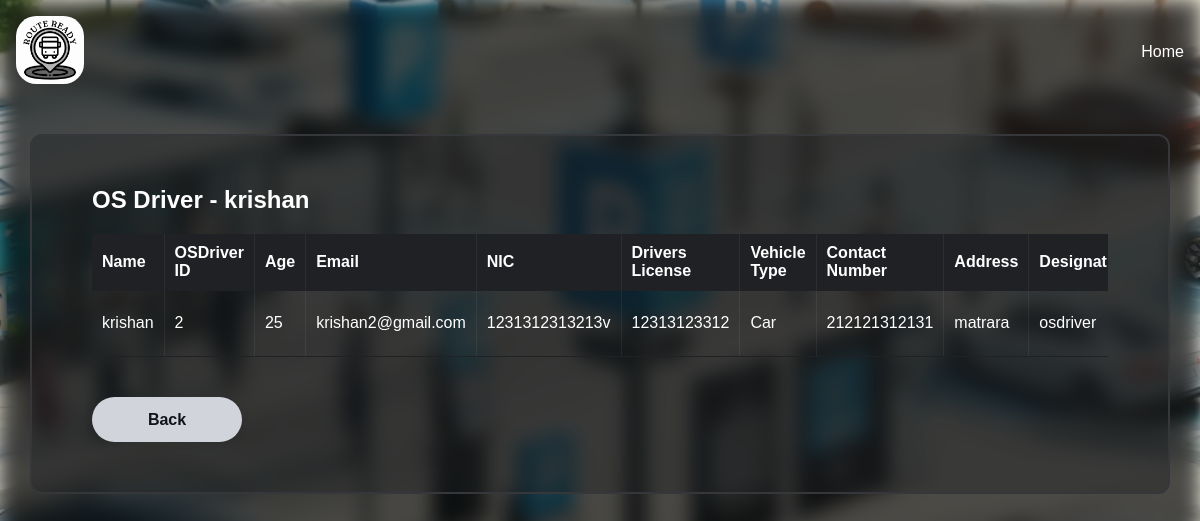
The page /hrmanagers/moreOSDriver/35 (signed in) on the database its author committed.
### tables this page shows
CREATE TABLE `users` (
  `id` int(11) NOT NULL,
  `emp_id` varchar(200) NOT NULL,
  `name` varchar(255) NOT NULL,
  `company_name` varchar(100) NOT NULL,
  `contact_num` varchar(255) NOT NULL,
  `address` varchar(255) NOT NULL,
  `designation` varchar(255) NOT NULL,
  `date` datetime NOT NULL DEFAULT current_timestamp(),
  `email` varchar(255) NOT NULL,
  `password` varchar(255) NOT NULL,
  `status` varchar(200) NOT NULL
);

CREATE TABLE `outsourcedrivers` (
  `id` int(11) NOT NULL,
  `odriver_id` int(11) NOT NULL,
  `name` text NOT NULL,
  `age` int(11) NOT NULL,
  `email` varchar(100) NOT NULL,
  `nic_number` varchar(100) NOT NULL,
  `contact_num` int(11) NOT NULL,
  `address` varchar(100) NOT NULL,
  `vehicle_type` varchar(100) NOT NULL,
  `driver_license` varchar(100) NOT NULL,
  `years_of_experience` int(11) NOT NULL,
  `vehicle_number` varchar(100) NOT NULL,
  `vehicle_name` varchar(100) NOT NULL,
  `vehicle_year` int(11) NOT NULL,
  `model` varchar(100) NOT NULL,
  `r_year` int(11) NOT NULL,
  `vin` varchar(100) NOT NULL,
  `insu_pro` varchar(100) NOT NULL,
  `insu_pr` varchar(100) NOT NULL,
  `capacity` int(11) NOT NULL,
  `created_at` datetime NOT NULL DEFAULT current_timestamp()
);

### app/controllers/Hrmanagers.php (called while the page is built, shortened)
<?php
class Hrmanagers extends Controller
{
  private $userModel;
  public function __construct()
  {
    $this->userModel = $this->model('User');
  }
  public function moreOSDriver($id)
  {
    $driver = $this->userModel->getDriverById($id);
    $osdriver = $this->userModel->getOSDriverById($id);
    $data = [
      'driver' => $driver,
      'osdriver' => $osdriver
    ];
    $this->view('pages/hrmanager/view_osdrivers_more', $data);
  }
}

### app/libraries/Core.php (called while the page is built, shortened)
<?php
  class Core {
    protected $currentMethod = 'index';
    public function __construct(){
      $url = $this->getUrl();
      if(!empty($url) && file_exists('../app/controllers/' . ucwords($url[0]). '.php')){
        unset($url[0]);
      }
      $this->currentController = new $this->currentController;
      if(isset($url[1])){
        if(method_exists($this->currentController, $url[1])){
          $this->currentMethod = $url[1];
          unset($url[1]);
        }
      }
      $this->params = !empty($url) ? array_values($url) : [];
      call_user_func_array([$this->currentController, $this->currentMethod], $this->params);
    }
    public function getUrl(){
      if(isset($_GET['url'])){
        $url = rtrim($_GET['url'], '/');
        $url = filter_var($url, FILTER_SANITIZE_URL);
        $url = explode('/', $url);
        return $url;
      } else {
        return [];
      }
    }
  }

### public/index.php (called while the page is built, shortened)
<?php
  $init = new Core;

### app/libraries/Database.php (called while the page is built, shortened)
<?php
class Database{
    private $host = DB_HOST;
    private $user = DB_USER;
    private $pass = DB_PASS;
    private $dbname = DB_NAME;
    private $dbh;
    private $stmt;
    public function __construct(){
        $dsn = 'mysql:host=' . $this->host . ';dbname=' . $this->dbname;
        $options = array(
            PDO::ATTR_PERSISTENT => true,
            PDO::ATTR_ERRMODE => PDO::ERRMODE_EXCEPTION
        );
        try {
            $this->dbh = new PDO($dsn, $this->user, $this->pass, $options);
        } catch(PDOException $e){
            $this->error = $e->getMessage();
            echo $this->error;
        }
    }
    public function query($sql){
        $this->stmt = $this->dbh->prepare($sql);
    }
    public function bind($param, $value, $type = null){
        if(is_null($type)){
            switch(true){
                default:
                    $type = PDO::PARAM_STR;
            }
        }
        $this->stmt->bindValue($param, $value, $type);
    }
    public function execute(){
        return $this->stmt->execute();
    }
    public function single(){
        $this->execute();
        return $this->stmt->fetch(PDO::FETCH_OBJ);
    }
}

### app/models/User.php (called while the page is built, shortened)
<?php
class User
{
    private $db;
    public function __construct()
    {
        $this->db = new Database;
    }
    public function getDriverById($id)
    {
        $this->db->query('SELECT * FROM users WHERE id = :id');
        $this->db->bind(':id', $id);
        $row = $this->db->single();
        return $row;
    }
    public function getOSDriverById($id)
    {
        $this->db->query('SELECT * FROM outsourcedrivers WHERE odriver_id = :id');
        $this->db->bind(':id', $id);
        $row = $this->db->single();
        return $row;
    }
}

### app/views/pages/hrmanager/view_osdrivers_more.php (the view, shortened to what this page needs)
<!DOCTYPE html>
<html lang="en">
<head>
</head>
<body>
    <div class="container">
        <nav>
            <div class="nav__logo">
                <a href="<?php echo URLROOT; ?>"><img src="<?php echo URLROOT; ?>/img/logo.jpg" alt="logo" /></a>
            </div>
            <div class="nav__links">
                <p class="link"><a href="<?php echo URLROOT; ?>/pages/home">Home</a></p>
            </div>
        </nav>
        <div class="wrapper">
            <div class="container2">
                <h2>OS Driver -
                    <?php if (!empty($data['driver'])): ?>
                        <?php echo $data['driver']->name; ?>
                    <?php endif; ?>
                </h2>
                <div class="table-container">
                    <table>
                        <thead>
                            <tr>
                                <th>Name</th>
                                <th>OSDriver ID</th>
                                <th>Age</th>
                                <th>Email</th>
                                <th>NIC</th>
                                <th>Drivers License</th>
                                <th>Vehicle Type</th>
                                <th>Contact Number</th>
                                <th>Address</th>
                                <th>Designation</th>
                            </tr>
                        </thead>
                        <tbody>
                            <?php if (!empty($data['driver']) && !empty($data['osdriver'])): ?>
                                <tr>
                                    <td><?php echo $data['driver']->name; ?></td>
                                    <td><?php echo $data['osdriver']->id; ?></td>
                                    <td><?php echo $data['osdriver']->age; ?></td>
                                    <td><?php echo $data['driver']->email; ?></td>
                                    <td><?php echo $data['osdriver']->nic_number; ?></td>
                                    <td><?php echo $data['osdriver']->driver_license; ?></td>
                                    <td><?php echo $data['osdriver']->vehicle_type; ?></td>
                                    <td><?php echo $data['driver']->contact_num; ?></td>
                                    <td><?php echo $data['driver']->address; ?></td>
                                    <td><?php echo $data['driver']->designation; ?></td>
                                </tr>
                            <?php else: ?>
                                <tr>
                                    <td colspan="8">No data available</td>
                                </tr>
                            <?php endif; ?>
                        </tbody>
                    </table>
                </div>
                <a class="button" href="<?php echo URLROOT; ?>/hrmanagers/viewOSDrivers">Back</a>
            </div>
        </div>
    </div>
</body>
</html>

### app/views/pages/hrmanager/view_osdrivers_more.php (style rules this page uses)
* { margin: 0; padding: 0; box-sizing: border-box; }
:root { --primary-color: #111317; --primary-color-light: #1f2125; --primary-color-extra-light: #35373b; --text-light: #d1d5db; --text-lighter: #ffffff0f; --white: #ffffff; --max-width: 1200px; }
body { background-color: var(--primary-color); color: var(--text-light); font-family: Arial, sans-serif; background-image: url(http://localhost/RouteReady/public/img/pic2.jpg); background-position: center; background-repeat: no-repeat; background-size: cover; min-height: 100vh; min-width: var(--max-width); }
.container { backdrop-filter: blur(10px) brightness(0.3); min-height: 100vh; }
nav { max-width: var(--max-width); margin: auto; padding: 1rem 1rem; display: flex; align-items: center; justify-content: space-between; gap: 2rem; }
a { text-decoration: none; }
.nav__logo { max-width: 90px; }
.nav__logo img { width: 75%; border-radius: 30%; }
.nav__links { list-style: none; display: flex; align-items: center; gap: 3rem; }
.link a { position: relative; padding-bottom: 0.75rem; color: var(--white); }
.link a::after { content: ""; position: absolute; height: 2px; width: 0; left: 0; bottom: 0; background-color: var(--text-light); transition: 0.3s; }
.container2 { margin: 0 auto; padding: 20px; }
.wrapper { background-color: rgb(31, 33, 37, 0.4); border: 2px solid var(--primary-color-extra-light); color: var(--white); border-radius: 12px; padding: 30px 40px; margin: auto; margin-top: 30px; margin-left: 30px; margin-right: 30px; }
h2 { margin-bottom: 20px; }
table { width: 100%; border-collapse: collapse; margin-bottom: 20px; }
th, td { padding: 10px; text-align: left; border-bottom: 1px solid var(--primary-color-light); }
th { background-color: var(--primary-color-light); }
.button { width: 150px; height: 45px; background: var(--text-light); border: none; outline: none; border-radius: 40px; box-shadow: 0 0 10px rgba(0, 0, 0, .1); cursor: pointer; font-size: 16px; color: var(--primary-color); font-weight: 600; text-align: center; line-height: 45px; display: inline-block; text-decoration: none; transition: background-color 0.3s, box-shadow 0.3s, color 0.3s; }
.table-container { overflow-x: auto; max-width: 100%; margin-bottom: 20px; }
th, td { padding: 10px; text-align: left; border-right: 1px solid var(--text-lighter); }

### rows shown on the page
users: name "krishan", email "krishan2@gmail.com", contact_num "212121312131", address "matrara", designation "osdriver"
outsourcedrivers: id "2", age "25", nic_number "1231312313213v", driver_license "12313123312", vehicle_type "Car"
